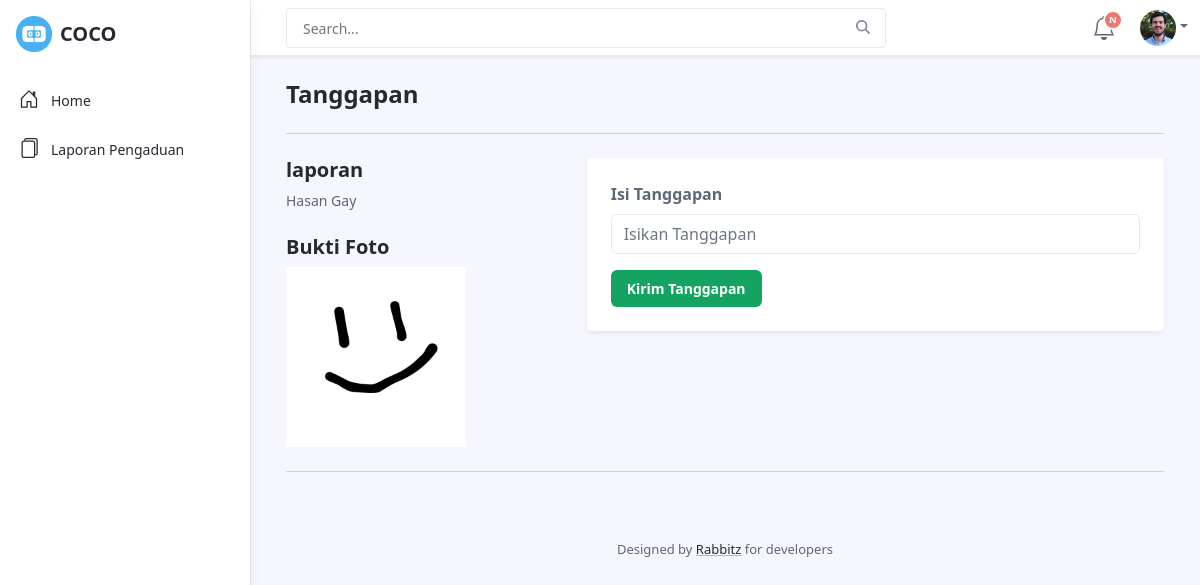
The app's page /tanggapan.php?id_pengaduan=36 with its own data.
### tables this page shows
CREATE TABLE `pengaduan` (
  `id_pengaduan` int(11) NOT NULL,
  `tgl_pengaduan` date NOT NULL,
  `nik` char(16) NOT NULL,
  `isi_laporan` text NOT NULL,
  `foto` varchar(255) NOT NULL,
  `status` enum('0','proses','selesai') NOT NULL
);

### tanggapan.php (the view, shortened to what this page needs)
<!DOCTYPE html>
<html lang="en">
<head>
    <?php
    include 'head.php';
    include 'koneksi.php';
    $id_pengaduan        = mysqli_real_escape_string($koneksi, $_GET['id_pengaduan']);
    $sql = "SELECT * FROM pengaduan WHERE id_pengaduan='$id_pengaduan'";
    $query = mysqli_query($koneksi, $sql) or die(mysqli_error($koneksi));
    if (mysqli_num_rows($query) > 0) {
        $row = mysqli_fetch_array($query);
    }
    ?>
</head>
<body class="app">
    <?php
    include 'nav_petugas.php';
    ?>
    <div class="app-wrapper">
        <div class="app-content pt-3 p-md-3 p-lg-4">
            <div class="container-xl">
                <h1 class="app-page-title">Tanggapan</h1>
                <hr class="mb-4">
                <div class="row g-4 settings-section">
                    <div class="col-12 col-md-4">
                        <h3 class="section-title">laporan</h3>
                        <div class="section-intro"><?php echo $row['isi_laporan']; ?>
                        </div>
                        <br>
                        <h3 class="section-title">Bukti Foto</h3>
                        <img src="img\<?php echo $row['foto']; ?>" height="180" alt="Bukti" />
                    </div>
                    <div class="col-12 col-md-8">
                        <div class="app-card app-card-settings shadow-sm p-4">
                            <div class="app-card-body">
                                <form class="settings-form" action="" method="POST" enctype="multipart/form-data">
                                    <div class="mb-3">
                                        <label for="setting-input-1" class="form-label">Isi Tanggapan</label>
                                        <input type="text" name="tanggapan" class="form-control" id="setting-input-1" placeholder="Isikan Tanggapan" required>
                                    </div>
                                    <button type="submit" name="submit" class="btn app-btn-primary">Kirim
                                        Tanggapan</button>
                                </form>
                            </div>
                        </div>
                    </div>
                </div>
                <hr class="my-4">
            </div>
        </div>
        <?php
        include 'footer.php';
        ?>
    </div>
</body>
</html>

### records on screen
pengaduan: isi_laporan "Hasan Gay", foto (picture)
